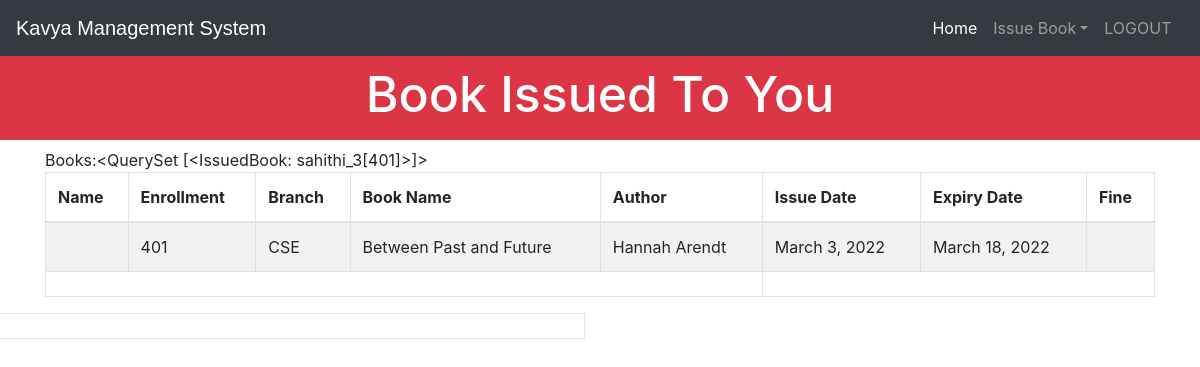
/viewissuedbookbystudent (signed in), run on the app's committed database.
### library/models.py (models this page shows, shortened)
class IssuedBook(models.Model):
    student = models.ForeignKey(StudentExtra,on_delete=models.SET_NULL,null=True,blank=True)
    book = models.ForeignKey(Book,on_delete=models.CASCADE,null=True,blank=True)
    issuedate=models.DateField(auto_now=True)
    expirydate=models.DateField(default=get_expiry)
    def __str__(self):
        return str(self.student)

class StudentExtra(models.Model):
    user=models.OneToOneField(User,on_delete=models.CASCADE)
    enrollment = models.CharField(max_length=40)
    branch = models.CharField(max_length=40)
    def __str__(self):
        return str(self.user) + "["+str(self.enrollment)+']'

class Book(models.Model):
    catchoice= [
        ('education', 'Education'),
        ('entertainment', 'Entertainment'),
        ('comics', 'Comics'),
        ('biography', 'Biography'),
        ('history', 'History'),
        ('novel', 'Novel'),
        ('fantasy', 'Fantasy'),
        ('thriller', 'Thriller'),
        ('romance', 'Romance'),
        ('scifi','Sci-Fi')
        ]
    name=models.CharField(max_length=500)
    isbn=models.PositiveIntegerField()
    author=models.CharField(max_length=200)
    category=models.CharField(max_length=200,choices=catchoice,default='education')

### library/views.py (the view)
# urls.py: path('viewissuedbookbystudent', views.viewissuedbookbystudent, name = 'viewissuedbookbystudent'),
@login_required(login_url='studentlogin')
def viewissuedbookbystudent(request):
    issuedbook=models.IssuedBook.objects.filter(student__user__id = request.user.id)
    li1=[]
    li2=[]
    for ib in issuedbook:
        issdate=str(ib.issuedate.day)+'-'+str(ib.issuedate.month)+'-'+str(ib.issuedate.year)
        expdate=str(ib.expirydate.day)+'-'+str(ib.expirydate.month)+'-'+str(ib.expirydate.year)
    days=(date.today()-ib.issuedate)
    print(date.today())
    d=days.days
    fine=0
    book_issued = models.IssuedBook.objects.all()
    if d>15:
            day=d-15
            fine=day*10
    t=(issdate,expdate,fine)
    li2.append(t)
    book_issued = models.IssuedBook.objects.all()
    return render(request,'library/viewissuedbookbystudent.html',{'li1':li1,'li2':li2,'issuedbook':issuedbook})

### library/templates/library/viewissuedbookbystudent.html (shortened to what this page needs)
<!DOCTYPE html>
<html lang="en" dir="ltr">
  <head>
  </head>
  <body>
  {% include "library/navbarstudent.html" %}<br><br>
  <h3 class="p-3 mb-2 bg-danger text-white" style = 'font-size: 50px;text-align:center;'>Book Issued To You</h3>
<div class="row">
    {% if issuedbook %}
    <div class="container">
      <table class="table table-hover table-condensed table-striped table-bordered">
  <thead>
  <tr>
  <th>Name</th>
  <th>Enrollment</th>
  <th>Branch</th>
  <th>Book Name</th>
  <th>Author</th>
  <th>Issue Date</th>
  <th>Expiry Date</th>
  <th>Fine</th>
  </tr>
  </thead>
  <tfoot>
  <tr>
  <td colspan="5">
  </td>
  </tr>
  </tfoot>
  <tbody>
  {% for t in issuedbook %}
<tr>
  <td>{{t.studet.user.first_name}}</td>
  <td>{{t.student.enrollment}}</td>
  <td>{{t.student.branch}}</td>
  <td>{{t.book.name}}</td>
  <td>{{t.book.author}}</td>
  <td>{{t.issuedate}}</td>
  <td>{{t.expirydate}}</td>
  <td>{{Fine}}</td>
</tr>
    {% endfor %}
  </tbody>
  </table>
</div>
<div class="col-lg-6" style="padding-left:0px;">
      <table class="table table-hover table-condensed table-striped table-bordered">
    <tfoot>
    <tr>
    <td colspan="5">
    </td>
    </tr>
    </tfoot>
     </table>
  </div>
    {%else%}
    <h1> No book Issued to you</h1>
    {%endif%}
</div>
<br><br><br><br><br><br>
<br><br><br>
  </body>
</html>

### data on the page
IssuedBook: student.enrollment "401", student.branch "CSE", book.name "Between Past and Future", book.author "Hannah Arendt", issuedate "March 3, 2022", expirydate "March 18, 2022"
